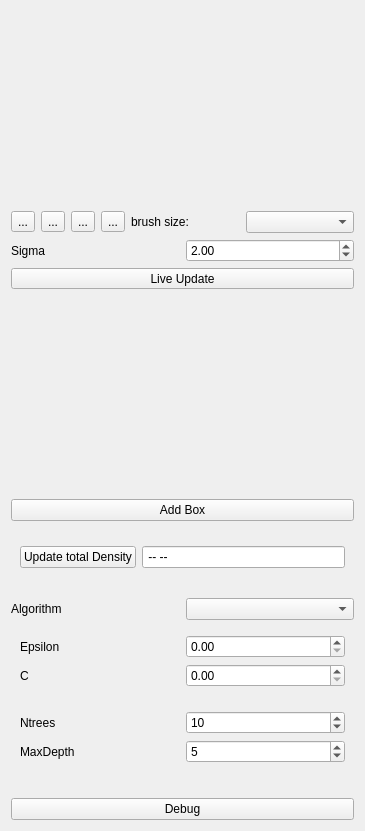
<?xml version="1.0" encoding="UTF-8"?>
<ui version="4.0">
 <class>containingWidget</class>
 <widget class="QWidget" name="containingWidget">
  <property name="geometry">
   <rect>
    <x>0</x>
    <y>0</y>
    <width>365</width>
    <height>831</height>
   </rect>
  </property>
  <property name="sizePolicy">
   <sizepolicy hsizetype="Preferred" vsizetype="Preferred">
    <horstretch>1</horstretch>
    <verstretch>0</verstretch>
   </sizepolicy>
  </property>
  <property name="minimumSize">
   <size>
    <width>50</width>
    <height>0</height>
   </size>
  </property>
  <property name="baseSize">
   <size>
    <width>0</width>
    <height>0</height>
   </size>
  </property>
  <property name="windowTitle">
   <string>Form</string>
  </property>
  <layout class="QVBoxLayout" name="verticalLayout_2">
   <item>
    <widget class="LabelListView" name="labelListView"/>
   </item>
   <item>
    <layout class="QHBoxLayout" name="horizontalLayout_2">
     <item>
      <widget class="QToolButton" name="arrowToolButton">
       <property name="text">
        <string>...</string>
       </property>
      </widget>
     </item>
     <item>
      <widget class="QToolButton" name="paintToolButton">
       <property name="text">
        <string>...</string>
       </property>
      </widget>
     </item>
     <item>
      <widget class="QToolButton" name="eraserToolButton">
       <property name="text">
        <string>...</string>
       </property>
      </widget>
     </item>
     <item>
      <widget class="QToolButton" name="thresToolButton">
       <property name="text">
        <string>...</string>
       </property>
      </widget>
     </item>
     <item>
      <widget class="QLabel" name="brushSizeCaption">
       <property name="text">
        <string>brush size:</string>
       </property>
      </widget>
     </item>
     <item>
      <widget class="QComboBox" name="brushSizeComboBox"/>
     </item>
    </layout>
   </item>
   <item>
    <layout class="QGridLayout" name="gridLayout_5">
     <item row="1" column="0">
      <widget class="QLabel" name="label_2">
       <property name="text">
        <string>Sigma</string>
       </property>
      </widget>
     </item>
     <item row="1" column="1">
      <widget class="QDoubleSpinBox" name="SigmaBox">
       <property name="minimum">
        <double>0.100000000000000</double>
       </property>
       <property name="maximum">
        <double>20.000000000000000</double>
       </property>
       <property name="singleStep">
        <double>0.100000000000000</double>
       </property>
       <property name="value">
        <double>2.000000000000000</double>
       </property>
      </widget>
     </item>
    </layout>
   </item>
   <item>
    <layout class="QHBoxLayout" name="horizontalLayout_4">
     <item>
      <widget class="QToolButton" name="liveUpdateButton">
       <property name="sizePolicy">
        <sizepolicy hsizetype="Expanding" vsizetype="Fixed">
         <horstretch>0</horstretch>
         <verstretch>0</verstretch>
        </sizepolicy>
       </property>
       <property name="text">
        <string>Live Update</string>
       </property>
       <property name="checkable">
        <bool>true</bool>
       </property>
       <property name="toolButtonStyle">
        <enum>Qt::ToolButtonTextBesideIcon</enum>
       </property>
      </widget>
     </item>
    </layout>
   </item>
   <item>
    <spacer name="verticalSpacer_5">
     <property name="orientation">
      <enum>Qt::Vertical</enum>
     </property>
     <property name="sizeType">
      <enum>QSizePolicy::Fixed</enum>
     </property>
     <property name="sizeHint" stdset="0">
      <size>
       <width>20</width>
       <height>5</height>
      </size>
     </property>
    </spacer>
   </item>
   <item>
    <widget class="BoxListView" name="boxListView">
     <property name="sizePolicy">
      <sizepolicy hsizetype="MinimumExpanding" vsizetype="Preferred">
       <horstretch>0</horstretch>
       <verstretch>0</verstretch>
      </sizepolicy>
     </property>
     <property name="minimumSize">
      <size>
       <width>200</width>
       <height>0</height>
      </size>
     </property>
     <property name="currentIndex">
      <number>-1</number>
     </property>
    </widget>
   </item>
   <item>
    <widget class="QPushButton" name="AddBoxButton">
     <property name="focusPolicy">
      <enum>Qt::NoFocus</enum>
     </property>
     <property name="text">
      <string>Add Box</string>
     </property>
    </widget>
   </item>
   <item>
    <spacer name="verticalSpacer_2">
     <property name="orientation">
      <enum>Qt::Vertical</enum>
     </property>
     <property name="sizeType">
      <enum>QSizePolicy::Fixed</enum>
     </property>
     <property name="sizeHint" stdset="0">
      <size>
       <width>20</width>
       <height>10</height>
      </size>
     </property>
    </spacer>
   </item>
   <item>
    <widget class="QWidget" name="gridWidget" native="true">
     <property name="autoFillBackground">
      <bool>false</bool>
     </property>
     <layout class="QGridLayout" name="gridLayout_3">
      <item row="0" column="1">
       <widget class="QLineEdit" name="CountText">
        <property name="text">
         <string> -- --</string>
        </property>
       </widget>
      </item>
      <item row="0" column="0">
       <widget class="QPushButton" name="DensityButton">
        <property name="text">
         <string>Update total Density</string>
        </property>
       </widget>
      </item>
     </layout>
    </widget>
   </item>
   <item>
    <spacer name="verticalSpacer">
     <property name="orientation">
      <enum>Qt::Vertical</enum>
     </property>
     <property name="sizeType">
      <enum>QSizePolicy::Fixed</enum>
     </property>
     <property name="sizeHint" stdset="0">
      <size>
       <width>20</width>
       <height>15</height>
      </size>
     </property>
    </spacer>
   </item>
   <item>
    <layout class="QGridLayout" name="gridLayout_7" columnminimumwidth="100,0,0">
     <item row="0" column="2">
      <widget class="QComboBox" name="SVROptions"/>
     </item>
     <item row="0" column="0">
      <widget class="QLabel" name="label_8">
       <property name="text">
        <string>Algorithm</string>
       </property>
      </widget>
     </item>
    </layout>
   </item>
   <item>
    <layout class="QVBoxLayout" name="verticalLayout_5">
     <item>
      <layout class="QHBoxLayout" name="horizontalLayout">
       <item>
        <widget class="QWidget" name="gridLayout_2" native="true">
         <layout class="QGridLayout" name="gridLayout">
          <item row="2" column="2">
           <widget class="QDoubleSpinBox" name="EpsilonBox"/>
          </item>
          <item row="3" column="0">
           <widget class="QLabel" name="label">
            <property name="text">
             <string>C</string>
            </property>
           </widget>
          </item>
          <item row="3" column="2">
           <widget class="QDoubleSpinBox" name="CBox"/>
          </item>
          <item row="2" column="0">
           <widget class="QLabel" name="label_4">
            <property name="text">
             <string>Epsilon</string>
            </property>
           </widget>
          </item>
         </layout>
        </widget>
       </item>
      </layout>
     </item>
     <item>
      <widget class="QWidget" name="rf_panel" native="true">
       <layout class="QGridLayout" name="gridLayout_4">
        <item row="2" column="1">
         <widget class="QSpinBox" name="NtreesBox">
          <property name="minimum">
           <number>1</number>
          </property>
          <property name="maximum">
           <number>255</number>
          </property>
          <property name="value">
           <number>10</number>
          </property>
         </widget>
        </item>
        <item row="2" column="0">
         <widget class="QLabel" name="label_6">
          <property name="text">
           <string>Ntrees</string>
          </property>
         </widget>
        </item>
        <item row="4" column="0">
         <widget class="QLabel" name="label_7">
          <property name="text">
           <string>MaxDepth</string>
          </property>
         </widget>
        </item>
        <item row="4" column="1">
         <widget class="QSpinBox" name="MaxDepthBox">
          <property name="maximum">
           <number>255</number>
          </property>
          <property name="value">
           <number>5</number>
          </property>
         </widget>
        </item>
       </layout>
      </widget>
     </item>
     <item>
      <spacer name="verticalSpacer_3">
       <property name="orientation">
        <enum>Qt::Vertical</enum>
       </property>
       <property name="sizeType">
        <enum>QSizePolicy::Preferred</enum>
       </property>
       <property name="sizeHint" stdset="0">
        <size>
         <width>20</width>
         <height>20</height>
        </size>
       </property>
      </spacer>
     </item>
     <item>
      <widget class="QPushButton" name="DebugButton">
       <property name="focusPolicy">
        <enum>Qt::NoFocus</enum>
       </property>
       <property name="styleSheet">
        <string notr="true"/>
       </property>
       <property name="text">
        <string>Debug</string>
       </property>
      </widget>
     </item>
    </layout>
   </item>
  </layout>
 </widget>
 <customwidgets>
  <customwidget>
   <class>BoxListView</class>
   <extends>QStackedWidget</extends>
   <header>ilastik.widgets.boxListView</header>
   <container>1</container>
  </customwidget>
  <customwidget>
   <class>LabelListView</class>
   <extends>QStackedWidget</extends>
   <header>ilastik.widgets.labelListView</header>
   <container>1</container>
  </customwidget>
 </customwidgets>
 <resources/>
 <connections/>
</ui>
